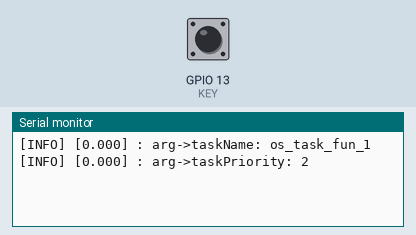
Simulated run of this program. Board: ESP32. On the bench: the last lines printed to the serial monitor. The test bench sets the inputs (shaded band); at power-on: GPIO 13 (KEY) HIGH.

Above: at 0.8 s.
0.9 s: GPIO 13 (KEY) pulled LOW for 0.15 s
At 1.6 s:
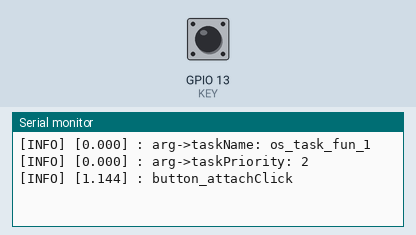
2.6 s: GPIO 13 (KEY) pulled LOW for 0.15 s
At 4.2 s:
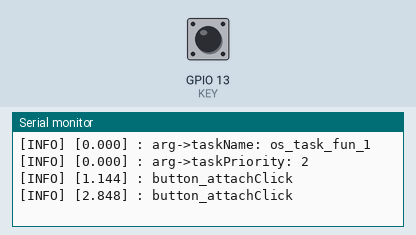

Measured:
- after the input at 0.9 s, the serial monitor: prints a new line after 0.24 s (image 1)
- after the input at 2.6 s, the serial monitor: prints a new line after 0.25 s (image 2)

The program:

main.cpp
```cpp
/**
 * 实验目的: 创建任务时携带参数，并在任务创建成功后获取参数
 * 实验现象: 在上电后,会通过串口打印参数的值
*/

#include <Arduino.h>
#include "pincfg.h"


TaskHandle_t os_handle_1;
TaskHandle_t os_handle_2;
void os_task_fun_1(void *arg);
void os_task_fun_2(void *arg);


/*参数结构体*/
struct Arg
{
    char taskName[20];
    uint8_t taskPriority;
}param;

void setup()
{
    /* 为参数赋值 */
    strcpy(param.taskName, "os_task_fun_1");
    param.taskPriority = 2;

    button_init();
    xTaskCreatePinnedToCore(os_task_fun_1, "os_task_fun_1", 1024*4,(void*)&param, 2, &os_handle_1, 1);
    xTaskCreatePinnedToCore(os_task_fun_2, "os_task_fun_2", 1024*4,NULL, 3, &os_handle_2, 1);
    vTaskDelete(NULL);
}
/********************************************************************************************
 * 任务功能: 在任务初始化时,获取携带的参数结构体
*********************************************************************************************/
void os_task_fun_1(void *args)
{
    struct Arg *arg = (struct Arg*)args;
    logoinfo("arg->taskName: %s\r\n", arg->taskName);
    logoinfo("arg->taskPriority: %d\r\n", arg->taskPriority);
    while (1)
    {
       vTaskDelay(100);
    }
}

/********************************************************************************************
 * 任务功能: 为OneButton提供tick时钟
*********************************************************************************************/
void os_task_fun_2(void *args)
{
    while(1)
    {
        button.tick();
        vTaskDelay(20);
    }
}
void loop()
{
}
```

pincfg.h
```cpp
#ifndef _PINCFG_H_
#define _PINCFG_H_

#include "Arduino.h"
#include "OneButton.h"

#define LED 2
#define KEY 13

extern OneButton button;

void led_init(void);
void button_init(void);
void logoinfo(const char *format, ...);


#endif
```

pincfg.cpp
```cpp
#include "pincfg.h"

OneButton button(KEY, true);

void button_attachClick(void)
{
    logoinfo("button_attachClick\r\n");
}


void button_init(void)
{
    pinMode(KEY, INPUT);
    button.attachClick(button_attachClick);
}

void led_init(void)
{
    pinMode(LED, OUTPUT|PULLUP);
}


void logoinfo(const char *format, ...)
{
    char buff[1024] = {};
    va_list list;
    va_start(list, format);
    vsnprintf(buff, 1024, format, list);
    printf("[INFO] [%.3f] : %s", (float)millis() / 1000.0, buff);
}
```
